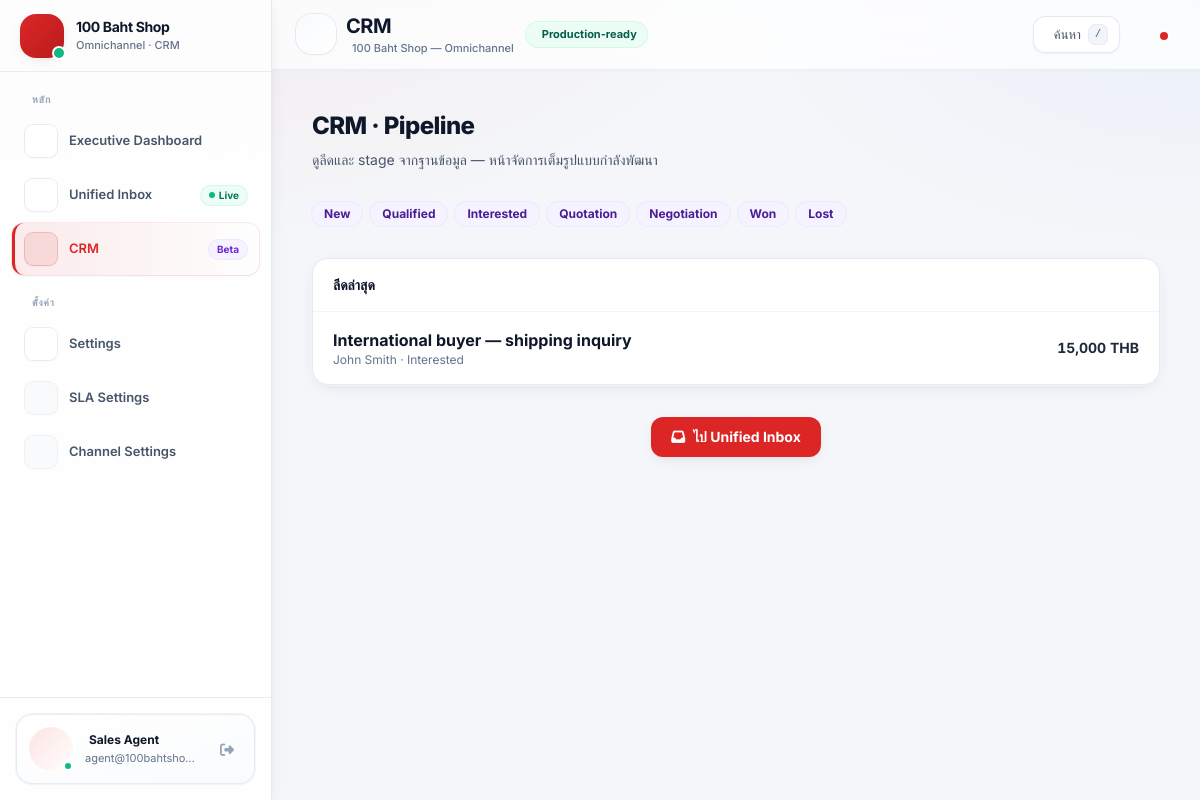
The app's page /crm (signed in) with its own data.
### tables this page shows
CREATE TABLE `pipeline_stages` (
  `id` INT UNSIGNED NOT NULL AUTO_INCREMENT,
  `name` VARCHAR(80) NOT NULL,
  `slug` VARCHAR(48) NOT NULL,
  `sort_order` SMALLINT UNSIGNED NOT NULL DEFAULT 0,
  `is_won` TINYINT(1) NOT NULL DEFAULT 0,
  `is_lost` TINYINT(1) NOT NULL DEFAULT 0,
  `created_at` DATETIME NOT NULL DEFAULT CURRENT_TIMESTAMP,
  PRIMARY KEY (`id`),
  UNIQUE KEY `uq_pipeline_slug` (`slug`)
);

CREATE TABLE `leads` (
  `id` BIGINT UNSIGNED NOT NULL AUTO_INCREMENT,
  `conversation_id` BIGINT UNSIGNED DEFAULT NULL,
  `contact_id` BIGINT UNSIGNED NOT NULL,
  `owner_user_id` INT UNSIGNED DEFAULT NULL,
  `title` VARCHAR(190) NOT NULL,
  `score` INT NOT NULL DEFAULT 0,
  `pipeline_stage_id` INT UNSIGNED NOT NULL,
  `deal_value` DECIMAL(14,2) DEFAULT NULL,
  `currency` CHAR(3) NOT NULL DEFAULT 'THB',
  `follow_up_at` DATETIME DEFAULT NULL,
  `status` ENUM('open','won','lost') NOT NULL DEFAULT 'open',
  `lost_reason` VARCHAR(255) DEFAULT NULL,
  `created_at` DATETIME NOT NULL DEFAULT CURRENT_TIMESTAMP,
  `updated_at` DATETIME NOT NULL DEFAULT CURRENT_TIMESTAMP ON UPDATE CURRENT_TIMESTAMP,
  PRIMARY KEY (`id`),
  KEY `idx_leads_contact` (`contact_id`),
  KEY `idx_leads_conv` (`conversation_id`),
  KEY `idx_leads_owner` (`owner_user_id`),
  KEY `idx_leads_stage` (`pipeline_stage_id`),
  CONSTRAINT `fk_leads_conv` FOREIGN KEY (`conversation_id`) REFERENCES `conversations` (`id`) ON DELETE SET NULL,
  CONSTRAINT `fk_leads_contact` FOREIGN KEY (`contact_id`) REFERENCES `contacts` (`id`) ON DELETE CASCADE,
  CONSTRAINT `fk_leads_owner` FOREIGN KEY (`owner_user_id`) REFERENCES `users` (`id`) ON DELETE SET NULL,
  CONSTRAINT `fk_leads_stage` FOREIGN KEY (`pipeline_stage_id`) REFERENCES `pipeline_stages` (`id`) ON DELETE RESTRICT
);

CREATE TABLE `contacts` (
  `id` BIGINT UNSIGNED NOT NULL AUTO_INCREMENT,
  `branch_id` INT UNSIGNED DEFAULT NULL,
  `display_name` VARCHAR(190) NOT NULL DEFAULT '',
  `email` VARCHAR(190) DEFAULT NULL,
  `phone` VARCHAR(40) DEFAULT NULL,
  `language` VARCHAR(16) DEFAULT 'th' COMMENT 'th, en, ...',
  `country_code` VARCHAR(8) DEFAULT NULL,
  `is_foreign_customer` TINYINT(1) NOT NULL DEFAULT 0,
  `notes` TEXT DEFAULT NULL,
  `metadata_json` JSON DEFAULT NULL,
  `created_at` DATETIME NOT NULL DEFAULT CURRENT_TIMESTAMP,
  `updated_at` DATETIME NOT NULL DEFAULT CURRENT_TIMESTAMP ON UPDATE CURRENT_TIMESTAMP,
  PRIMARY KEY (`id`),
  KEY `idx_contacts_branch` (`branch_id`),
  KEY `idx_contacts_phone` (`phone`),
  CONSTRAINT `fk_contacts_branch` FOREIGN KEY (`branch_id`) REFERENCES `branches` (`id`) ON DELETE SET NULL
);

### helpers/View.php (called while the page is built, shortened)
<?php
final class View
{
    private static string $base = '';
    public static function setBase(string $path): void
    {
        self::$base = rtrim($path, DIRECTORY_SEPARATOR);
    }
    public static function render(string $view, array $data = []): void
    {
        $file = self::$base . DIRECTORY_SEPARATOR . str_replace('/', DIRECTORY_SEPARATOR, $view) . '.php';
        extract($data, EXTR_SKIP);
        include $file;
    }
}

### controllers/CrmController.php (called while the page is built, shortened)
<?php
final class CrmController
{
    public function index(): void
    {
        $app = require dirname(__DIR__) . '/config/app.php';
        $stages = [];
        $leads = [];
        $dbError = null;
        try {
            $pdo = \App\Helpers\Db::pdo();
            $stages = $pdo->query(
                'SELECT id, name, slug, sort_order, is_won, is_lost FROM pipeline_stages ORDER BY sort_order ASC'
            )->fetchAll(\PDO::FETCH_ASSOC);
            $leads = $pdo->query(
                'SELECT l.id, l.title, l.score, l.deal_value, l.currency, l.status,
                        ps.name AS stage_name, ct.display_name AS contact_name
                 FROM leads l
                 INNER JOIN pipeline_stages ps ON ps.id = l.pipeline_stage_id
                 INNER JOIN contacts ct ON ct.id = l.contact_id
                 ORDER BY l.updated_at DESC LIMIT 20'
            )->fetchAll(\PDO::FETCH_ASSOC);
        } catch (Throwable $e) {
            $dbError = !empty($app['debug']) ? $e->getMessage() : 'โหลดข้อมูลไม่สำเร็จ';
        }
        View::render('layouts/app', [
            'title' => 'CRM',
            'appName' => (string) ($app['name'] ?? 'Omnichannel'),
            'navActive' => 'crm',
            'contentView' => 'crm/index',
            'contentData' => [
                'stages' => $stages,
                'leads' => $leads,
                'dbError' => $dbError,
            ],
        ]);
    }
}

### index.php (called while the page is built, shortened)
<?php
$app = require __DIR__ . '/config/app.php';
$router = require __DIR__ . '/routes.php';
$router->setBasePath((string) ($app['base_path'] ?? ''));
$router->dispatch($_SERVER['REQUEST_URI'] ?? '/');

### config/app.php (called while the page is built, shortened)
<?php
$local = [];
$localFile = dirname(__DIR__) . '/config/local.php';
return array_merge([
    'name' => '100 Baht Shop — Omnichannel',
    'env' => getenv('APP_ENV') ?: 'local',
    'debug' => filter_var(getenv('APP_DEBUG') ?: 'true', FILTER_VALIDATE_BOOLEAN),
    'url' => rtrim(getenv('APP_URL') ?: 'http://localhost/omnichannel', '/'),
    'base_path' => getenv('APP_BASE_PATH') !== false && getenv('APP_BASE_PATH') !== ''
        ? rtrim((string) getenv('APP_BASE_PATH'), '/')
        : '/omnichannel',
    'timezone' => 'Asia/Bangkok',
    'allow_dev_auto_login' => filter_var(getenv('ALLOW_DEV_AUTO_LOGIN') ?: 'false', FILTER_VALIDATE_BOOLEAN),
    'dev_impersonate_user_id' => (int) (getenv('DEV_USER_ID') ?: 1),
    'session_name' => getenv('SESSION_NAME') !== false && getenv('SESSION_NAME') !== ''
        ? (string) getenv('SESSION_NAME')
        : 'OMNI_SESSID',
    'session_cookie_lifetime' => (int) (getenv('SESSION_LIFETIME') !== false ? getenv('SESSION_LIFETIME') : 0),
    'session_cookie_secure' => getenv('SESSION_SECURE') !== false && getenv('SESSION_SECURE') !== ''
        ? filter_var(getenv('SESSION_SECURE'), FILTER_VALIDATE_BOOLEAN)
        : null,
    'session_samesite' => getenv('SESSION_SAMESITE') !== false && getenv('SESSION_SAMESITE') !== ''
        ? (string) getenv('SESSION_SAMESITE')
        : 'Lax',
    'setup_key' => getenv('APP_SETUP_KEY') ?: '',
    'facebook' => [
        'page_access_token' => getenv('FB_PAGE_ACCESS_TOKEN') ?: '',
        'verify_token' => getenv('FB_VERIFY_TOKEN') ?: '',
        'app_secret' => getenv('FB_APP_SECRET') ?: '',
        'page_id' => getenv('FB_PAGE_ID') ?: '',
        'app_id' => getenv('FB_APP_ID') ?: '',
        'graph_version' => getenv('FB_GRAPH_VERSION') ?: 'v21.0',
        'default_branch_id' => (int) (getenv('FB_DEFAULT_BRANCH_ID') ?: 1),
        'webhook_trust_unsigned' => filter_var(getenv('FB_WEBHOOK_TRUST_UNSIGNED') ?: 'false', FILTER_VALIDATE_BOOLEAN),
    ],
], $local);

### helpers/Url.php (called while the page is built, shortened)
<?php
final class Url
{
    public static function base(): string
    {
        static $cached = null;
        if ($cached !== null) {
            return $cached;
        }
        $cfg = require dirname(__DIR__) . '/config/app.php';
        $cached = rtrim((string) ($cfg['base_path'] ?? ''), '/');
        return $cached;
    }
    public static function to(string $path): string
    {
        $path = '/' . ltrim($path, '/');
        $b = self::base();
        return $b === '' ? $path : $b . $path;
    }
}

### views/crm/index.php (the view, shortened to what this page needs)
<section class="mx-auto max-w-5xl space-y-8">
    <div>
        <h2 class="text-2xl font-extrabold tracking-tight text-slate-900">CRM · Pipeline</h2>
        <p class="mt-2 text-sm text-slate-600">ดูลีดและ stage จากฐานข้อมูล — หน้าจัดการเต็มรูปแบบกำลังพัฒนา</p>
    </div>
    <?php if ($dbError !== null) : ?>
        <div class="rounded-xl border border-red-200 bg-red-50 px-4 py-3 text-sm text-red-800"><?= htmlspecialchars($dbError, ENT_QUOTES, 'UTF-8') ?></div>
    <?php else : ?>
        <div class="flex flex-wrap gap-2">
            <?php foreach ($stages as $s) : ?>
                <span class="rounded-full bg-violet-50 px-3 py-1 text-xs font-bold text-violet-900 ring-1 ring-violet-100">
                    <?= htmlspecialchars((string) ($s['name'] ?? ''), ENT_QUOTES, 'UTF-8') ?>
                </span>
            <?php endforeach; ?>
        </div>
        <div class="rounded-2xl border border-slate-200/90 bg-white shadow-soft ring-1 ring-slate-100">
            <h3 class="border-b border-slate-100 px-5 py-4 text-sm font-bold text-slate-900">ลีดล่าสุด</h3>
            <?php if (count($leads) === 0) : ?>
                <p class="px-5 py-8 text-sm text-slate-500">ยังไม่มีลีด — สร้างจากบทสนทนาใน Phase ถัดไป</p>
            <?php else : ?>
                <ul class="divide-y divide-slate-100">
                    <?php foreach ($leads as $l) : ?>
                        <li class="flex flex-wrap items-center justify-between gap-3 px-5 py-4">
                            <div>
                                <p class="font-bold text-slate-900"><?= htmlspecialchars((string) ($l['title'] ?? ''), ENT_QUOTES, 'UTF-8') ?></p>
                                <p class="text-xs text-slate-500"><?= htmlspecialchars((string) ($l['contact_name'] ?? ''), ENT_QUOTES, 'UTF-8') ?> · <?= htmlspecialchars((string) ($l['stage_name'] ?? ''), ENT_QUOTES, 'UTF-8') ?></p>
                            </div>
                            <span class="text-sm font-bold tabular-nums text-slate-800"><?= number_format((float) ($l['deal_value'] ?? 0), 0) ?> <?= htmlspecialchars((string) ($l['currency'] ?? 'THB'), ENT_QUOTES, 'UTF-8') ?></span>
                        </li>
                    <?php endforeach; ?>
                </ul>
            <?php endif; ?>
        </div>
        <p class="text-center">
            <a href="<?= htmlspecialchars(Url::to('/inbox'), ENT_QUOTES, 'UTF-8') ?>" class="inline-flex items-center gap-2 rounded-xl bg-brand px-5 py-2.5 text-sm font-bold text-white shadow-soft hover:brightness-105">
                <i class="fa-solid fa-inbox"></i> ไป Unified Inbox
            </a>
        </p>
    <?php endif; ?>
</section>

### assets/css/app.css (style rules this page uses)
:root { --app-bg: #f4f6f9; --app-surface: #ffffff; --app-border: rgba(15, 23, 42, 0.08); --app-border-strong: rgba(15, 23, 42, 0.12); --app-shadow-sm: 0 1px 2px rgba(15, 23, 42, 0.05); --app-shadow-md: 0 4px 16px -4px rgba(15, 23, 42, 0.08), 0 8px 32px -12px rgba(15, 23, 42, 0.06); --app-shadow-lg: 0 12px 40px -16px rgba(15, 23, 42, 0.12); --app-ring-brand: rgba(220, 38, 38, 0.12); --app-radius: 1rem; --app-radius-lg: 1.25rem; }
body.app-shell { font-feature-settings: "cv02", "cv03", "cv04", "cv11"; background-color: var(--app-bg); background-image: radial-gradient(1200px 600px at 10% -10%, rgba(220, 38, 38, 0.06), transparent 55%), radial-gradient(900px 500px at 100% 0%, rgba(59, 130, 246, 0.05), transparent 50%); background-attachment: fixed; }

### records on screen
pipeline_stages: name "New"
pipeline_stages: name "Qualified"
pipeline_stages: name "Interested"
pipeline_stages: name "Quotation"
pipeline_stages: name "Negotiation"
pipeline_stages: name "Won"
pipeline_stages: name "Lost"
leads: title "International buyer — shipping inquiry", contact.display_name "John Smith", pipeline_stage.name "Interested", deal_value "15,000", currency "THB"

### other values on screen
$authUserName "Sales Agent"
$authUserEmail "agent@100bahtsho…"
$title "CRM"
$appName "100 Baht Shop — Omnichannel"
